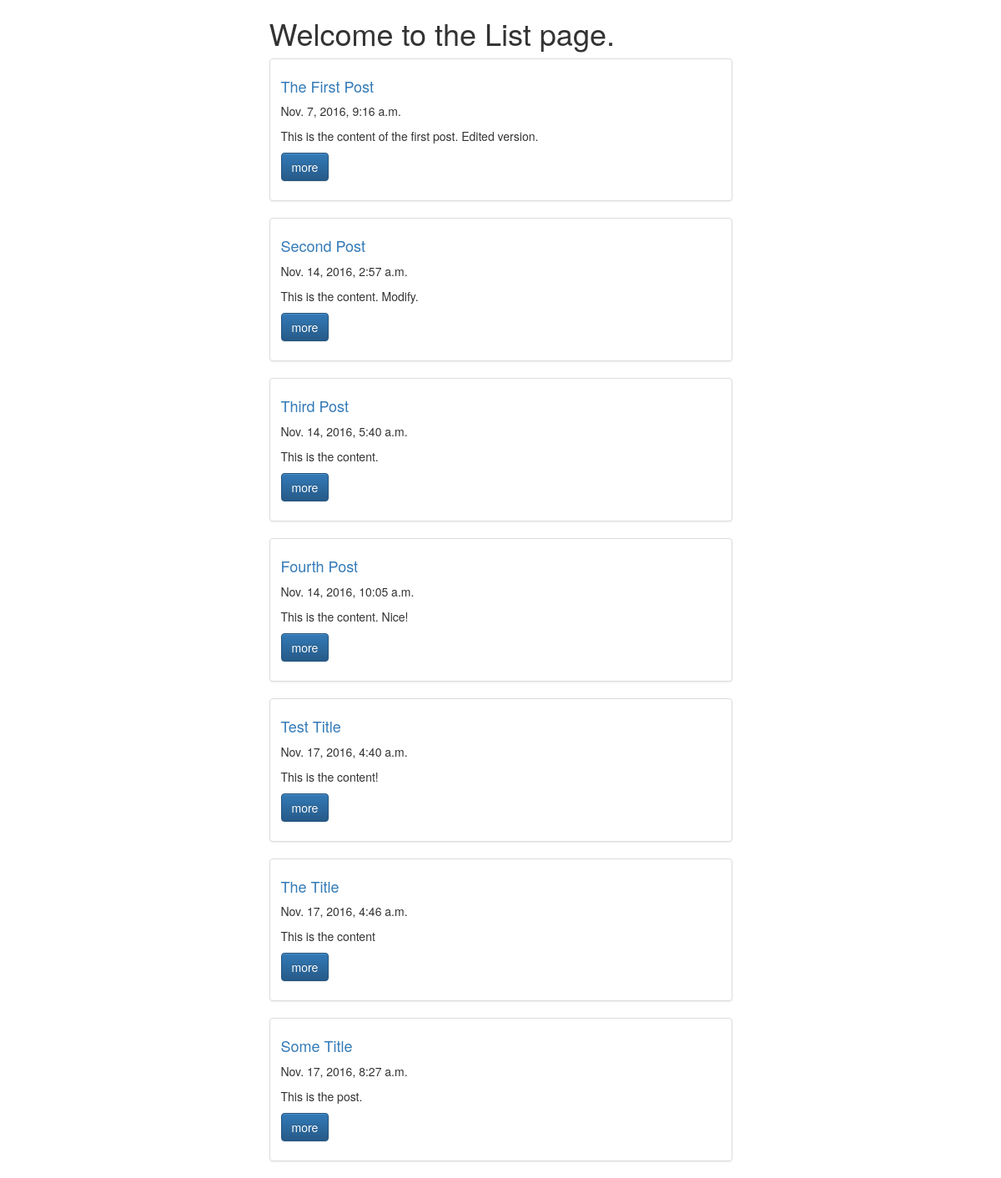
The page / on the database its author committed.
### posts/models.py (models this page shows, shortened)
class Post(models.Model):
    title = models.CharField(max_length=120)
    content = models.TextField()
    updated = models.DateTimeField(auto_now=True, auto_now_add=False)
    timestamp = models.DateTimeField(auto_now=False, auto_now_add=True)
    def get_absolute_url(self):
        return reverse('posts:detail', kwargs={'id': self.id})

### posts/views.py (the view)
# urls.py: url(r'^$', 'posts.views.post_list'),
def post_list(request):
    queryset = Post.objects.all()
    context = {
        'object_list': queryset,
        'title': 'List',
    }
    return render(request, 'post_list.html', context)

### templates/post_list.html
{% extends "base.html" %}
{% block content %}
<div class="row">
    <div class="col-sm-6 col-sm-offset-3">
        <h1>Welcome to the {{ title }} page.</h1>
        {% for obj in object_list %}
        <div class="thumbnail">
            <div class="caption">
                <a href="{{ obj.get_absolute_url }}"><h4>{{ obj.title }}</h4></a>
                <p>{{ obj.timestamp }}</p>
                <p>{{ obj.content }}</p>
                <p><a href="{{ obj.get_absolute_url }}" class="btn btn-primary" role="button">more</a></p>
            </div>
        </div>
        {% endfor %}
    </div>
</div>
{% endblock %}

### templates/base.html (shortened to what this page needs)
{% load staticfiles %}
<html>
    <head>
        <link rel="stylesheet" href="{% static 'css/base.css' %}" />
        <link rel="stylesheet" href="https://maxcdn.bootstrapcdn.com/bootstrap/3.3.7/css/bootstrap.min.css">
        <link rel="stylesheet" href="https://maxcdn.bootstrapcdn.com/bootstrap/3.3.7/css/bootstrap-theme.min.css">
    </head>
    <body>
        <div class="container">
        {% block content %}
        {% endblock %}
        </div>
    </body>
</html>

### static/css/base.css (style rules this page uses)
h1 { color: #777777; }

### rows shown on the page
Post: title "The First Post", timestamp "Nov. 7, 2016, 9:16 a.m.", content "This is the content of the first post. Edited version."
Post: title "Second Post", timestamp "Nov. 14, 2016, 2:57 a.m.", content "This is the content. Modify."
Post: title "Third Post", timestamp "Nov. 14, 2016, 5:40 a.m.", content "This is the content."
Post: title "Fourth Post", timestamp "Nov. 14, 2016, 10:05 a.m.", content "This is the content. Nice!"
Post: title "Test Title", timestamp "Nov. 17, 2016, 4:40 a.m.", content "This is the content!"
Post: title "The Title", timestamp "Nov. 17, 2016, 4:46 a.m.", content "This is the content"
Post: title "Some Title", timestamp "Nov. 17, 2016, 8:27 a.m.", content "This is the post."

### other values the page prints
{{ title }} "List"
